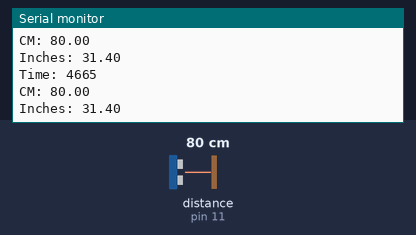
The sketch below on a simulated Arduino Uno, built with avr-gcc and run on an emulated ATmega328P. Shown: the last lines printed to the serial monitor. Wiring (inferred from the names in the program): ultrasonic range finder: trigger pin 12; echo pin 11. Inputs (shaded band) come from the test bench; at power-on: distance to the obstacle (sensor on pin 11) 80 cm. The echo pulse lasts 58.3 µs per cm.

Above: at 1.2 s.
1.3 s: distance to the obstacle (sensor on pin 11) set to 2 cm
At 1.98 s:
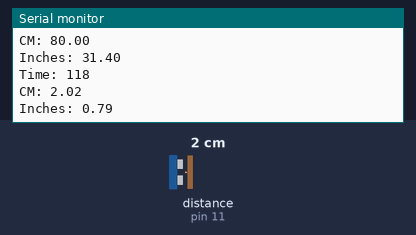
2.8 s: distance to the obstacle (sensor on pin 11) set to 4 cm
At 2.99 s:
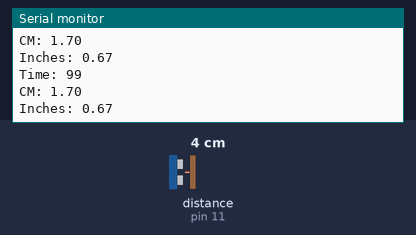
4.3 s: distance to the obstacle (sensor on pin 11) set to 299 cm
At 4.51 s:
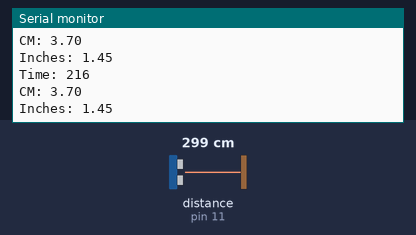
Timing chart, 0 to 7.3 s (numbered marks = the images above; inputs shaded):
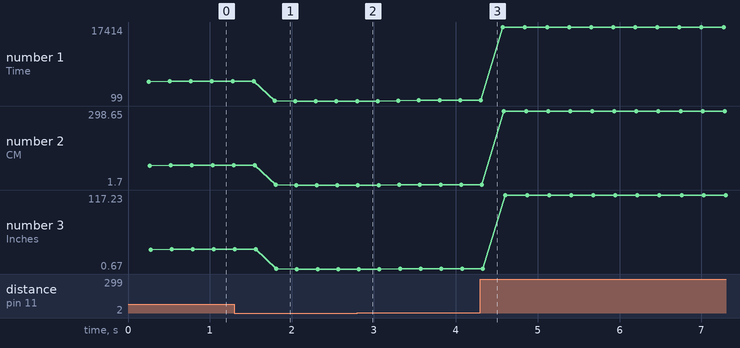

The sketch:

HCSR04-DistanceSensor.ino
```cpp
/*
 * Distance sensor in both inches and cm;
 * Not very accurate but cheap.
 */
int trigPin = 12;
int echoPin = 11;
int pingTravelTime;
float inches, cm;

void setup() {
  // put your setup code here, to run once:
  pinMode(trigPin, OUTPUT);
  pinMode(echoPin, INPUT);

  Serial.begin(9600);
}

void loop() {
  // put your main code here, to run repeatedly:
  digitalWrite(trigPin, LOW);
  delayMicroseconds(10); // 1000000 Microseconds = 1 Second
  digitalWrite(trigPin, HIGH);
  delayMicroseconds(10);
  digitalWrite(trigPin, LOW);
  pingTravelTime = pulseIn(echoPin, HIGH);
  delay(250);
  inches = ((pingTravelTime*765.*5280.*12)/(3600.*1000000))/2;
  cm = (pingTravelTime * 0.0343)/2;
  Serial.print("Time: ");
  Serial.println(pingTravelTime);
  Serial.print("CM: ");
  Serial.println(cm);
  Serial.print("Inches: ");
  Serial.println(inches);

}
```

Measured:
- after the input at 1.3 s, the serial monitor: prints a new line after 0.49 s (image 1)
- plotted number 1: 4665 → 99 after the input at 1.3 s, 99 → 216 after the input at 2.8 s, 216 → 17413 after the input at 4.3 s
- plotted number 2: 80 → 1.7 after the input at 1.3 s, 1.7 → 3.7 after the input at 2.8 s, 3.7 → 298.63 after the input at 4.3 s
- plotted number 3: 31.4 → 0.67 after the input at 1.3 s, 0.67 → 1.45 after the input at 2.8 s, 1.45 → 117.22 after the input at 4.3 s
